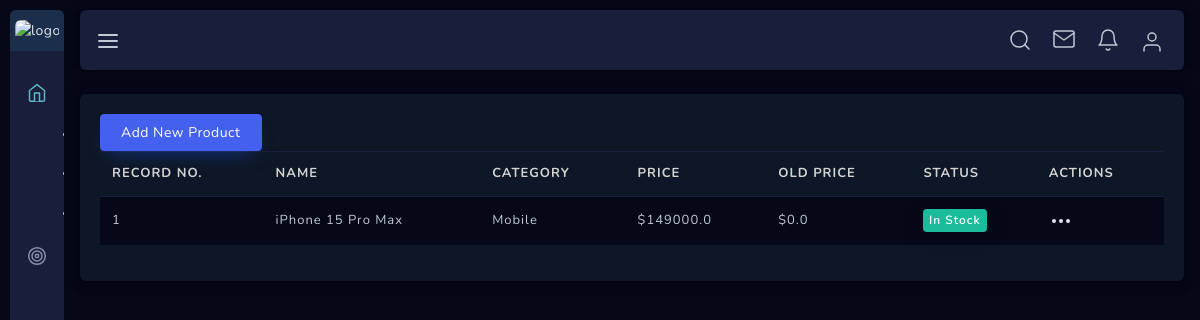
The page /dashboard/products/ on the database as committed earlier.
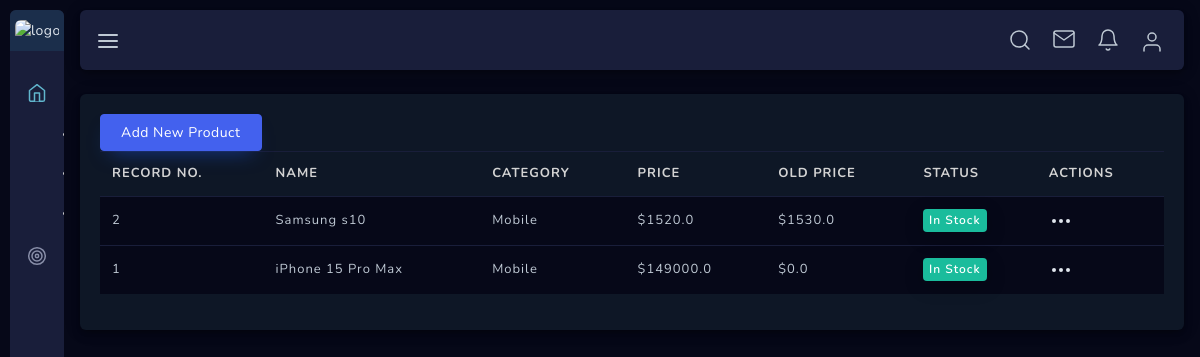
The same page on the database as committed later.
### store/models.py (models this page shows, shortened)
class Product(models.Model):
    name = models.CharField(max_length=250, blank=False, null=False)
    category = models.ForeignKey(
        Category, on_delete=models.CASCADE, related_name='category')
    preview_des = models.CharField(
        max_length=255, verbose_name="Short Descriptions")
    description = models.TextField(
        max_length=1000, verbose_name="Descriptions")
    image = models.ImageField(upload_to='products', blank=False, null=False)
    price = models.FloatField()
    old_price = models.FloatField(default=0.00, blank=True, null=True)
    is_stock = models.BooleanField(default=True)
    slug = models.SlugField(unique=True)
    created = models.DateTimeField(auto_now_add=True)
    class Meta:
        ordering = ['-created']

class Category(models.Model):
    name = models.CharField(max_length=50, blank=False, null=False)
    image = models.ImageField(upload_to="category", blank=True, null=True)
    parent = models.ForeignKey(
        "self", related_name="children", on_delete=models.CASCADE, blank=True, null=True)
    created = models.DateTimeField(auto_now_add=True)
    def __str__(self):
        return self.name
    class Meta:
        ordering = ['-created']
        verbose_name_plural = 'Categories'

### dashboard/views.py (the view, shortened to what this page needs)
# urls.py: path('products/', views.ProductListView.as_view(), name='product_list'),
class ProductListView(TemplateView):
    def get(self, request, *args, **kwargs):
        query = request.GET.get('q', '')
        products = Product.objects.all().order_by('-id')
        if query:
            products = Product.objects.filter(name__icontains=query).order_by('-id')
        else:
            products = Product.objects.all().order_by('-id')
        context = {
            'products': products,
            'search_query': query,
        }
        return render(request, 'dashboard/product_list.html', context)

### notification/templatetags/notification.py (called while the page is built)
@register.filter
def notification(user):
    if user.is_authenticated:
        try:
            user_obj = UserObj.objects.get(user=user)
        except UserObj.DoesNotExist:
            return None  # Return None if the user doesn't have a UserObj
        notification = Notification.objects.filter(userobj=user_obj, is_read=False).order_by('-id')
        if notification.exists():
            return notification
        else:
            return None
    else:
        return None

### templates/dashboard/product_list.html (shortened to what this page needs)
{% extends 'dashboard/base.html' %}
{% block body %}
    <div class="main-container sidebar-closed sbar-open" id="container">
        {% include 'dashboard/sidebar.html' %}
        <div id="content" class="main-content">
            <div class="layout-px-spacing">
                <div class="row" id="cancel-row">
                    <div class="col-xl-12 col-lg-12 col-sm-12 layout-top-spacing layout-spacing">
                        <div class="widget-content widget-content-area br-6">
                            <a class="btn btn-primary" href="{% url 'dashboard:add_new_product'  %}">Add New Product</a>
                            <table id="invoice-list" class="table table-hover" style="width:100%">
                                <thead>
                                    <tr>
                                        <th class="checkbox-column"> Record no. </th>
                                        <th>Name</th>
                                        <th>Category</th>
                                        <th>Price</th>
                                        <th>Old Price</th>
                                        <th>Status</th>
                                        <th>Actions</th>
                                    </tr>
                                </thead>
                                <tbody>
                                {% if products %}
                                {% for product in products %}
                                    <tr>
                                        <td class="checkbox-column">{{ product.id }}</td>
                                        <td>{{ product.name }}</td>
                                        <td>{{ product.category }}</td>
                                        <td>${{ product.price }}</td>
                                        <td>${{ product.old_price }}</td>
                                        <td>
                                            {% if product.is_stock %}
                                                <span class="badge badge-success">In Stock</span>
                                            {% else %}
                                                <span class="badge badge-danger">Out of Stock</span>
                                            {% endif %}
                                        </td>
                                        <td>
                                            <div class="dropdown">
                                                <a class="dropdown-toggle" href="#" role="button" id="dropdownMenuLink2" data-toggle="dropdown" aria-haspopup="true" aria-expanded="true">
                                                </a>
                                            </div>
                                        </td>
                                    </tr>
                                {% endfor %}
                            {% else %}
                                <tr>
                                    <td colspan="7" class="text-center">No products found matching "{{ search_query }}"</td>
                                </tr>
                            {% endif %}
                                </tbody>
                            </table>
                        </div>
                    </div>
                </div>
            </div>
        </div>
    </div>
{% endblock body %}

Rows that differ between the two databases and show on the page:
added Product: id "2", name "Samsung s10", category "Mobile", price "1520.0", old_price "1530.0", is_stock "In Stock"
